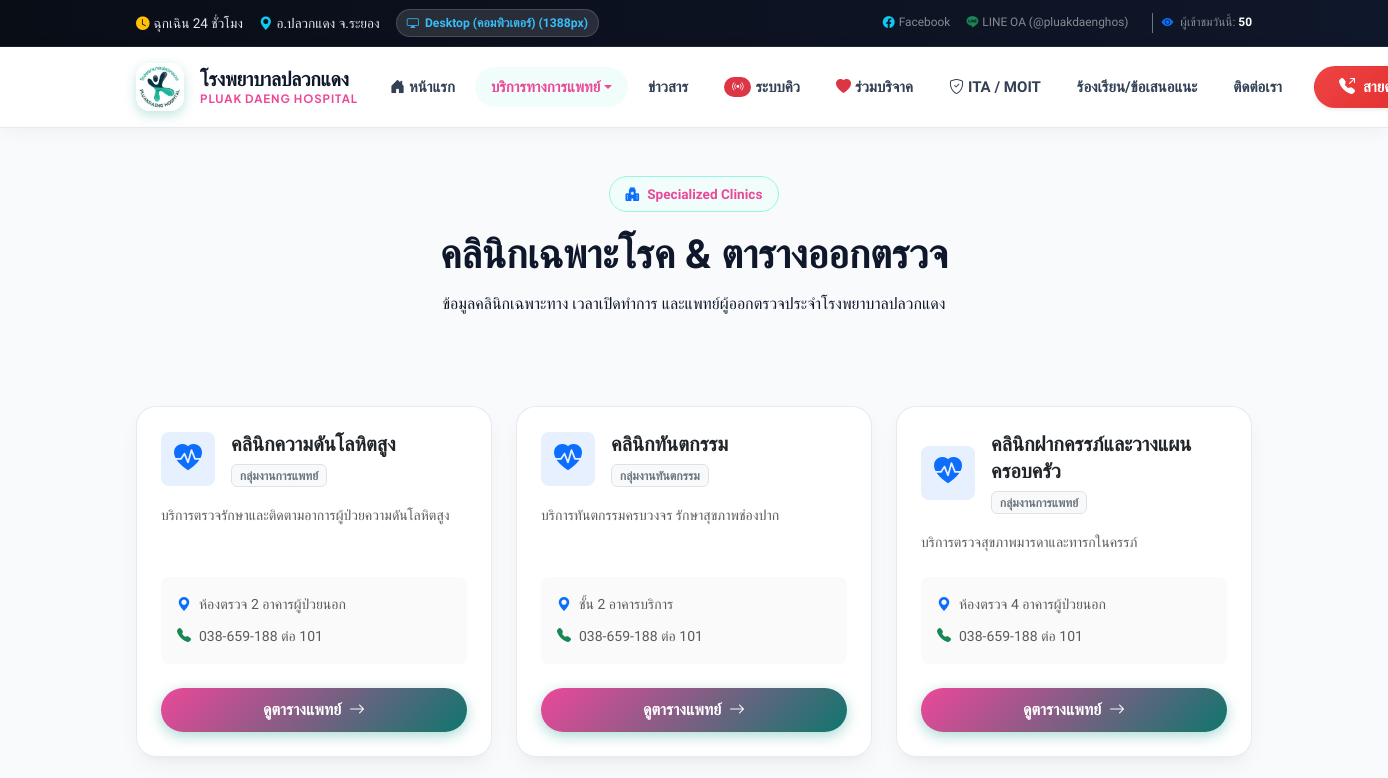
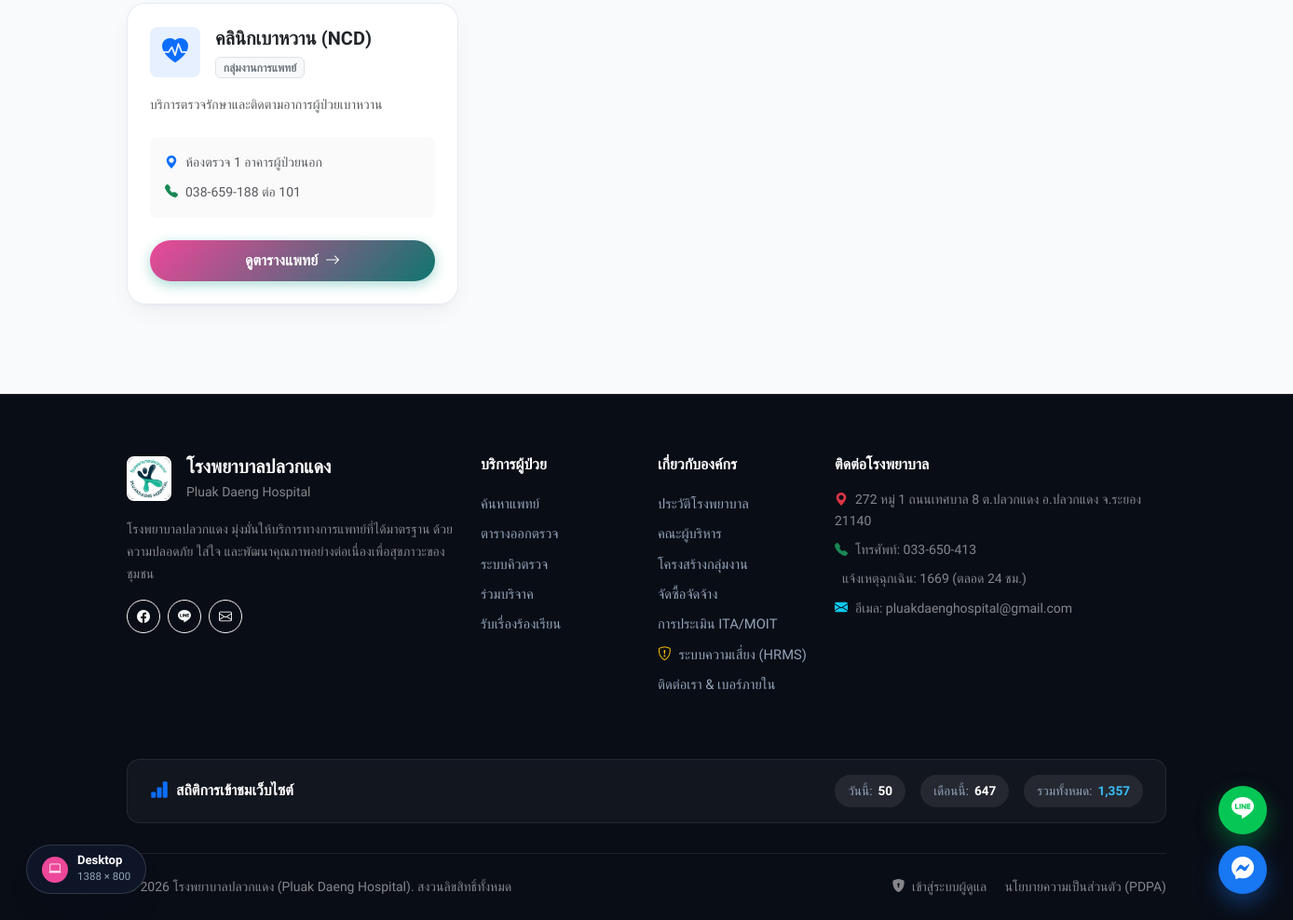
/clinics, run on the app's committed database (2 pictures, top to bottom).
### tables this page shows
CREATE TABLE `clinics` (
  `id` int(11) NOT NULL AUTO_INCREMENT,
  `department_id` int(11) DEFAULT NULL,
  `name` varchar(150) NOT NULL,
  `description` text DEFAULT NULL,
  `location` varchar(255) DEFAULT NULL,
  `phone` varchar(100) DEFAULT NULL,
  `note` text DEFAULT NULL,
  `status` enum('active','inactive') DEFAULT 'active',
  `created_at` timestamp NULL DEFAULT current_timestamp(),
  `updated_at` timestamp NULL DEFAULT current_timestamp() ON UPDATE current_timestamp(),
  `deleted_at` timestamp NULL DEFAULT NULL,
  PRIMARY KEY (`id`),
  KEY `department_id` (`department_id`),
  CONSTRAINT `clinics_ibfk_1` FOREIGN KEY (`department_id`) REFERENCES `departments` (`id`) ON DELETE SET NULL
);

CREATE TABLE `departments` (
  `id` int(11) NOT NULL AUTO_INCREMENT,
  `name` varchar(100) NOT NULL,
  `description` text DEFAULT NULL,
  `cover_image` varchar(255) DEFAULT NULL,
  `icon` varchar(50) DEFAULT NULL,
  `contact_info` text DEFAULT NULL,
  `status` enum('active','inactive') DEFAULT 'active',
  `created_at` timestamp NULL DEFAULT current_timestamp(),
  `updated_at` timestamp NULL DEFAULT current_timestamp() ON UPDATE current_timestamp(),
  `deleted_at` timestamp NULL DEFAULT NULL,
  PRIMARY KEY (`id`)
);

### app/Controllers/ClinicController.php (called while the page is built, shortened)
<?php
class ClinicController extends Controller {
    private $clinicModel;
    public function __construct() {
        $this->clinicModel = $this->model('Clinic');
    }
    public function index() {
        $clinics = $this->clinicModel->getAll();
        $data = [
            'page_title' => 'คลินิกเฉพาะโรคและตารางแพทย์',
            'clinics' => $clinics
        ];
        $this->view('clinics/index', $data);
    }
}

### app/Core/App.php (called while the page is built, shortened)
<?php
class App {
    protected $controller = 'HomeController';
    protected $method = 'index';
    public function __construct() {
        $url = $this->parseUrl();
        if (isset($url[0]) && strtolower($url[0]) === 'admin') {
            array_shift($url);
            $this->controller = 'DashboardController';
            $adminAliases = [
                'donationitem' => 'DonationItem',
                'donationitems' => 'DonationItem',
                'donation' => 'Donation',
                'donations' => 'Donation',
                'banner' => 'Banner',
                'banners' => 'Banner',
                'news' => 'News',
                'appointment' => 'Appointment',
                'appointments' => 'Appointment',
                'doctor' => 'Doctor',
                'doctors' => 'Doctor',
                'clinic' => 'Clinic',
                'clinics' => 'Clinic',
                'service' => 'Service',
                'services' => 'Service',
                'department' => 'Department',
                'departments' => 'Department',
                'procurement' => 'Procurement',
                'procurements' => 'Procurement',
                'complaint' => 'Complaint',
                'complaints' => 'Complaint',
                'setting' => 'Settings',
                'settings' => 'Settings',
                'auditlog' => 'AuditLog',
                'logs' => 'AuditLog',
                'dashboard' => 'Dashboard',
                'auth' => 'Auth',
                'login' => 'Auth',
                'page' => 'Page',
                'pages' => 'Page'
            ];
            if (isset($url[0])) {
                $rawKey = strtolower($url[0]);
                if (isset($adminAliases[$rawKey]) && file_exists(APPROOT . '/app/Controllers/Admin/' . $adminAliases[$rawKey] . 'Controller.php')) {
                    $this->controller = $adminAliases[$rawKey] . 'Controller';
                    array_shift($url);
                } else if (file_exists(APPROOT . '/app/Controllers/Admin/' . ucfirst($url[0]) . 'Controller.php')) {
                    $this->controller = ucfirst($url[0]) . 'Controller';
                    array_shift($url);
                }
            }
            $controllerClass = 'App\\Controllers\\Admin\\' . $this->controller;
            if (!class_exists($controllerClass)) {
                $file = APPROOT . '/app/Controllers/Admin/' . $this->controller . '.php';
                if (file_exists($file)) {
                    require_once $file;
                }
            }
            $this->controller = new $controllerClass;
        } else {
            $aliases = [
                'auth' => 'Auth',
                'login' => 'Auth',
                'donations' => 'Donation',
                'donation' => 'Donation',
                'doctors' => 'Doctor',
                'doctor' => 'Doctor',
                'clinics' => 'Clinic',
                'clinic' => 'Clinic',
                'services' => 'Service',
                'service' => 'Service',
                'appointments' => 'Appointment',
                'appointment' => 'Appointment',
                'departments' => 'Department',
                'department' => 'Department',
                'hrms' => 'Risk',
                'risk' => 'Risk',
                'ita' => 'Ita',
                'contact' => 'Contact',
                'news' => 'News',
                'pages' => 'Page',
                'page' => 'Page',
                'procurement' => 'Procurement',
                'procurements' => 'Procurement',
                'complaint' => 'Complaint',
                'complaints' => 'Complaint'
            ];
            if (isset($url[0])) {
                $rawKey = strtolower($url[0]);
                if (isset($aliases[$rawKey]) && file_exists(APPROOT . '/app/Controllers/' . $aliases[$rawKey] . 'Controller.php')) {
                    $this->controller = $aliases[$rawKey] . 'Controller';
                    array_shift($url);
                } else if (file_exists(APPROOT . '/app/Controllers/' . ucfirst($url[0]) . 'Controller.php')) {
                    $this->controller = ucfirst($url[0]) . 'Controller';
                    array_shift($url);
                } else if (str_ends_with($rawKey, 's') && file_exists(APPROOT . '/app/Controllers/' . ucfirst(rtrim($rawKey, 's')) . 'Controller.php')) {
                    $this->controller = ucfirst(rtrim($rawKey, 's')) . 'Controller';
                    array_shift($url);
                }
            }
            $this->controller = new $controllerClass;
        }
        $this->params = $url ? array_values($url) : [];
        call_user_func_array([$this->controller, $this->method], $this->params);
    }
    public function parseUrl() {
        if (!empty($_GET['url'])) {
            $url = rtrim($_GET['url'], '/');
            $url = urldecode($url);
            return explode('/', filter_var($url, FILTER_SANITIZE_URL));
        }
        return [];
    }
}

### public/index.php (called while the page is built, shortened)
<?php
spl_autoload_register(function($className) {
    if (strpos($className, 'App\\Core\\') === 0) {
        $class = str_replace('App\\Core\\', '', $className);
        $file = __DIR__ . '/../app/Core/' . $class . '.php';
    } else if (strpos($className, 'App\\Controllers\\Admin\\') === 0) {
        $class = str_replace('App\\Controllers\\Admin\\', '', $className);
        $file = __DIR__ . '/../app/Controllers/Admin/' . $class . '.php';
        if (file_exists($file)) require_once $file;
    } else if (strpos($className, 'App\\Controllers\\') === 0) {
        $class = str_replace('App\\Controllers\\', '', $className);
        $file = __DIR__ . '/../app/Controllers/' . $class . '.php';
        if (file_exists($file)) require_once $file;
    } else if (strpos($className, 'App\\Models\\') === 0) {
        $class = str_replace('App\\Models\\', '', $className);
        $file = __DIR__ . '/../app/Models/' . $class . '.php';
        if (file_exists($file)) require_once $file;
    } else if (strpos($className, 'App\\Services\\') === 0) {
        $class = str_replace('App\\Services\\', '', $className);
        $file = __DIR__ . '/../app/Services/' . $class . '.php';
        if (file_exists($file)) require_once $file;
    } else if (strpos($className, 'App\\Repositories\\') === 0) {
        $class = str_replace('App\\Repositories\\', '', $className);
        $file = __DIR__ . '/../app/Repositories/' . $class . '.php';
        if (file_exists($file)) require_once $file;
    } else if (strpos($className, 'App\\Middleware\\') === 0) {
        $class = str_replace('App\\Middleware\\', '', $className);
        $file = __DIR__ . '/../app/Middleware/' . $class . '.php';
        if (file_exists($file)) require_once $file;
    } else if (strpos($className, 'App\\Helpers\\') === 0) {
        $class = str_replace('App\\Helpers\\', '', $className);
        $file = __DIR__ . '/../app/Helpers/' . $class . '.php';
        if (file_exists($file)) require_once $file;
    } else if (strpos($className, 'App\\Validation\\') === 0) {
        $class = str_replace('App\\Validation\\', '', $className);
        $file = __DIR__ . '/../app/Validation/' . $class . '.php';
        if (file_exists($file)) require_once $file;
    }
});
$app = new App\Core\App();

### app/Core/Database.php (called while the page is built, shortened)
<?php
class Database {
    private $host = DB_HOST;
    private $user = DB_USER;
    private $pass = DB_PASS;
    private $dbname = DB_NAME;
    private $dbh;
    private $stmt;
    public function __construct() {
        $dsn = 'mysql:host=' . $this->host . ';dbname=' . $this->dbname . ';charset=utf8mb4';
        $options = array(
            PDO::ATTR_PERSISTENT => true,
            PDO::ATTR_ERRMODE => PDO::ERRMODE_EXCEPTION,
            PDO::ATTR_DEFAULT_FETCH_MODE => PDO::FETCH_OBJ,
            PDO::MYSQL_ATTR_INIT_COMMAND => 'SET NAMES utf8mb4'
        );
        try {
            $this->dbh = new PDO($dsn, $this->user, $this->pass, $options);
        } catch(PDOException $e) {
            $this->error = $e->getMessage();
            error_log($this->error);
            if (APP_ENV === 'development') {
                echo $this->error;
            } else {
                echo "Database connection failed.";
            }
        }
    }
    public function query($sql) {
        $this->stmt = $this->dbh->prepare($sql);
    }
    public function bind($param, $value, $type = null) {
        if (is_null($type)) {
            switch(true) {
                default:
                    $type = PDO::PARAM_STR;
            }
        }
        $this->stmt->bindValue($param, $value, $type);
    }
    public function execute() {
        return $this->stmt->execute();
    }
    public function resultSet() {
        $this->execute();
        return $this->stmt->fetchAll();
    }
}

### app/Core/Model.php (called while the page is built, shortened)
<?php
class Model {
    public function __construct() {
        $this->db = new Database();
    }
}

### app/Models/Clinic.php (called while the page is built, shortened)
<?php
class Clinic extends Model {
    public function getAll() {
        $this->db->query('SELECT c.*, d.name as department_name FROM clinics c LEFT JOIN departments d ON c.department_id = d.id WHERE c.deleted_at IS NULL ORDER BY c.name ASC');
        return $this->db->resultSet();
    }
}

### app/Views/clinics/index.php (the view)
<div class="hero-wrapper py-5 mb-4 text-center">
    <div class="container">
        <div class="section-badge mb-3"><i class="bi bi-hospital-fill text-primary"></i> Specialized Clinics</div>
        <h1 class="hero-title mb-2">คลินิกเฉพาะโรค & ตารางออกตรวจ</h1>
        <p class="hero-subtitle mx-auto" style="max-width: 600px;">
            ข้อมูลคลินิกเฉพาะทาง เวลาเปิดทำการ และแพทย์ผู้ออกตรวจประจำโรงพยาบาลปลวกแดง
        </p>
    </div>
</div>
<div class="container mb-5 pb-5">
    <div class="row g-4">
        <?php if(empty($clinics)): ?>
            <div class="col-12 text-center py-5">
                <div class="p-4 bg-white rounded-4 shadow-sm d-inline-block">
                    <i class="bi bi-hospital display-4 text-muted mb-3 d-block"></i>
                    <h5 class="text-muted mb-0">ยังไม่มีข้อมูลคลินิกในขณะนี้</h5>
                </div>
            </div>
        <?php else: ?>
            <?php foreach($clinics as $clinic): ?>
                <div class="col-md-6 col-lg-4">
                    <div class="glass-card h-100 p-4 d-flex flex-column">
                        <div class="d-flex align-items-center gap-3 mb-3">
                            <div class="p-3 bg-primary bg-opacity-10 text-primary rounded-3 fs-3 d-flex align-items-center justify-content-center" style="width: 54px; height: 54px;">
                                <i class="bi bi-heart-pulse-fill"></i>
                            </div>
                            <div>
                                <h5 class="fw-bold mb-1 text-dark"><?= htmlspecialchars($clinic->name) ?></h5>
                                <span class="badge bg-light text-secondary border small"><?= htmlspecialchars($clinic->department_name ?? 'แผนกทั่วไป') ?></span>
                            </div>
                        </div>
                        <p class="text-muted small mb-4 flex-grow-1" style="line-height: 1.6;">
                            <?= mb_strimwidth(htmlspecialchars($clinic->description ?? ''), 0, 110, '...') ?>
                        </p>
                        <div class="bg-light bg-opacity-75 rounded-3 p-3 mb-4 small text-muted">
                            <div class="mb-2 d-flex align-items-center">
                                <i class="bi bi-geo-alt-fill text-primary me-2"></i>
                                <span><?= htmlspecialchars($clinic->location ?: 'อาคารผู้ป่วยนอก') ?></span>
                            </div>
                            <div class="d-flex align-items-center">
                                <i class="bi bi-telephone-fill text-success me-2"></i>
                                <span><?= htmlspecialchars($clinic->phone ?: '038-659-188 ต่อ 101') ?></span>
                            </div>
                        </div>
                        <a href="<?= URLROOT ?>/clinic/show/<?= $clinic->id ?>" class="btn btn-modern-primary w-100 justify-content-center">
                            ดูตารางแพทย์ <i class="bi bi-arrow-right"></i>
                        </a>
                    </div>
                </div>
            <?php endforeach; ?>
        <?php endif; ?>
    </div>
</div>

### public/assets/css/style.css (style rules this page uses)
:root { --primary-color: #0d9488; --primary-dark: #0f766e; --primary-light: #f0fdfa; --primary-border: #99f6e4; --secondary-color: #0284c7; --secondary-dark: #0369a1; --secondary-light: #f0f9ff; --accent-warning: #f59e0b; --accent-danger: #ef4444; --accent-success: #10b981; --bg-main: #f8fafc; --bg-surface: #ffffff; --text-main: #0f172a; --text-muted: #64748b; --text-light: #94a3b8; --border-color: #e2e8f0; --font-thai: 'Prompt', -apple-system, BlinkMacSystemFont, sans-serif; --font-en: 'Plus Jakarta Sans', sans-serif; --radius-sm: 8px; --radius-md: 14px; --radius-lg: 20px; --radius-xl: 28px; --radius-pill: 9999px; --shadow-sm: 0 2px 6px rgba(15, 23, 42, 0.04); --shadow-md: 0 10px 25px -5px rgba(15, 23, 42, 0.06), 0 8px 10px -6px rgba(15, 23, 42, 0.04); --shadow-lg: 0 20px 40px -12px rgba(15, 23, 42, 0.1); --shadow-glow-teal: 0 10px 30px rgba(13, 148, 136, 0.25); --transition: all 0.25s cubic-bezier(0.16, 1, 0.3, 1); }
*, *::before, *::after { box-sizing: border-box; }
body { font-family: var(--font-thai); background-color: var(--bg-main); color: var(--text-main); line-height: 1.65; letter-spacing: normal !important; overflow-x: hidden; margin: 0; padding: 0; }
h1, h2, h3, h4, h5, h6 { font-family: var(--font-thai); font-weight: 700; color: var(--text-main); line-height: 1.35; margin-bottom: 0.5rem; letter-spacing: normal !important; }
p { line-height: 1.7; margin-bottom: 1rem; }
.hero-wrapper { padding-top: 24px; }
.glass-card { background: rgba(255, 255, 255, 0.98); backdrop-filter: blur(16px); -webkit-backdrop-filter: blur(16px); border: 1px solid rgba(226, 232, 240, 0.85); border-radius: var(--radius-lg); box-shadow: var(--shadow-md); transition: var(--transition); }
.section-badge { display: inline-flex; align-items: center; gap: 8px; background: var(--primary-light); color: var(--primary-color); padding: 6px 16px; border-radius: var(--radius-pill); font-size: 0.85rem; font-weight: 700; border: 1px solid var(--primary-border); }
.btn-modern-primary { background: linear-gradient(135deg, var(--primary-color), var(--primary-dark)); color: #ffffff !important; font-weight: 600; padding: 10px 24px; border-radius: var(--radius-pill); border: none; box-shadow: 0 4px 14px rgba(13, 148, 136, 0.35); transition: var(--transition); display: inline-flex; align-items: center; justify-content: center; gap: 8px; line-height: 1.5; text-decoration: none; }

### data on the page
clinics: name "คลินิกความดันโลหิตสูง", department.name "กลุ่มงานการแพทย์", description "บริการตรวจรักษาและติดตามอาการผู้ป่วยความดันโลหิตสูง", location "ห้องตรวจ 2 อาคารผู้ป่วยนอก", phone "038-659-188 ต่อ 101"
clinics: name "คลินิกทันตกรรม", department.name "กลุ่มงานทันตกรรม", description "บริการทันตกรรมครบวงจร รักษาสุขภาพช่องปาก", location "ชั้น 2 อาคารบริการ", phone "038-659-188 ต่อ 101"
clinics: name "คลินิกฝากครรภ์และวางแผนครอบครัว", department.name "กลุ่มงานการแพทย์", description "บริการตรวจสุขภาพมารดาและทารกในครรภ์", location "ห้องตรวจ 4 อาคารผู้ป่วยนอก", phone "038-659-188 ต่อ 101"
clinics: name "คลินิกเบาหวาน (NCD)", department.name "กลุ่มงานการแพทย์", description "บริการตรวจรักษาและติดตามอาการผู้ป่วยเบาหวาน", location "ห้องตรวจ 1 อาคารผู้ป่วยนอก", phone "038-659-188 ต่อ 101"

### other printed values
$lineOaId "@pluakdaenghos"
$visitStats['today'] "50"
$siteSettings['address'] "272 หมู่ 1 ถนนเทศบาล 8 ต.ปลวกแดง อ.ปลวกแดง จ.ระยอง 21140"
$siteSettings['telephone'] "033-650-413"
$siteSettings['email'] "pluakdaenghospital@gmail.com"
$visitStats['month'] "647"
$visitStats['total'] "1,357"
